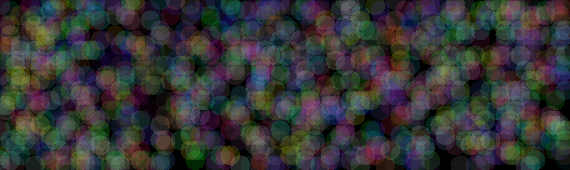
Frame 1 (no input)
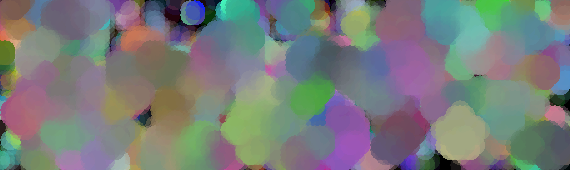
Frame 60 (the mouse pressed at the canvas centre just before this capture)
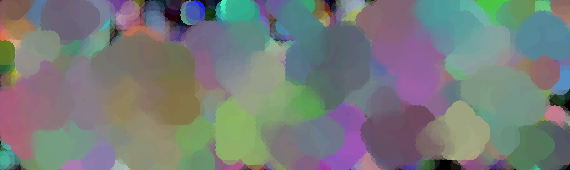
Frame 120 (the mouse held since frame 60 and released just before this capture)

The Processing sketch that drew these frames (run headless with seeded random() and noise(); from frame 60 on, the mouse is pressed at the canvas centre):

// Processing sketch: myGameOfLife_color_edges
// ── myGameOfLife_color_edges.pde
/**
 * Game of Life
 * by Joan Soler-Adillon.
 *
 * Press SPACE BAR to pause and change the cell's values 
 * with the mouse. On pause, click to activate/deactivate 
 * cells. Press 'R' to randomly reset the cells' grid. 
 * Press 'C' to clear the cells' grid. The original Game 
 * of Life was created by John Conway in 1970.
 */

// Size of cells
int cellSize = 5;
int circleSize = 20;

// How likely for a cell to be alive at start (in percentage)
float probabilityOfAliveAtStart = 30;
float probabilityOfAliveDuring = 0;

// Variables for timer
int interval = 50;
int lastRecordedTime = 0;

//variables for new cells
int newInterval = 100;
int newLastRecordedTime = 0;

// Colors for active/inactive cells
color alive = color(0, 200, 0);
color dead = color(0);
int opacity = 40;

// Array of cells
color[][] cells; 
// Buffer to record the state of the cells and use this 
// while changing the others in the interations
color[][] cellsBuffer; 

// Pause
boolean pause = false;

void setup() {
  size (570, 170);

  // Instantiate arrays 
  cells = new color[width/cellSize][height/cellSize];
  cellsBuffer = new color[width/cellSize][height/cellSize];

  // This stroke will draw the background grid
  stroke(48);

  noSmooth();

  // Initialization of cells
  for (int x=0; x<width/cellSize; x++) {
    for (int y=0; y<height/cellSize; y++) {
      float state = random (100);
      if (state > probabilityOfAliveAtStart) { 
        state = 0;
        cells[x][y] = #000000; 
      }
      else {
        state = 1;
        float r = random(256);
        float g = random(256);
        float b = random(256);
        cells[x][y] = color(r,g,b);
      }
      //cells[x][y] = int(state); // Save state of each cell
    }
  }
  // Fill in black in case cells don't cover all the windows
  background(0); 
}


void draw() {
  clear();

  //Draw grid
  for (int x=0; x<width/cellSize; x++) {
    for (int y=0; y<height/cellSize; y++) {
      if (cells[x][y]!=#000000) {
        noStroke();
        fill(cells[x][y], opacity); // If alive
        circle(x*cellSize,y*cellSize,circleSize);
      }
    }
  }
  // Iterate if timer ticks
  if (millis()-lastRecordedTime>interval) {
    if (!pause) {
      iteration();
      lastRecordedTime = millis();
    }
  }
  // Iterate if longer random timer ticks
  if (millis()-newLastRecordedTime>newInterval) {
    addRandom();
    newLastRecordedTime = millis();
  }
}


void iteration() { // When the clock ticks
  // Save cells to buffer (so we opeate with one array keeping the other intact)
  for (int x=0; x<width/cellSize; x++) {
    for (int y=0; y<height/cellSize; y++) {
      cellsBuffer[x][y] = cells[x][y];
    }
  }

  // Visit each cell:
  for (int x=0; x<width/cellSize; x++) {
    for (int y=0; y<height/cellSize; y++) {
      // And visit all the neighbours of each cell
      float rTotal = 0;
      float gTotal = 0;
      float bTotal = 0;
      int neighbours = 0; // We'll count the neighbours
      for (int xx=x-1; xx<=x+1;xx++) {
        for (int yy=y-1; yy<=y+1;yy++) {  
          if (((xx>=0)&&(xx<width/cellSize))&&((yy>=0)&&(yy<height/cellSize))) { // Make sure you are not out of bounds
            if (!((xx==x)&&(yy==y))) { // Make sure to to check against self
              if (cellsBuffer[xx][yy]!=#000000){
                neighbours ++; // Check alive neighbours and count them
                rTotal = rTotal + red(cellsBuffer[xx][yy]);
                gTotal = gTotal + green(cellsBuffer[xx][yy]);
                bTotal = bTotal + blue(cellsBuffer[xx][yy]);
                
              }
            } // End of if
          } // End of if
        } // End of yy loop
      } //End of xx loop
      // We've checked the neigbours: apply rules!
      if (cellsBuffer[x][y]!=#000000) { // The cell is alive: kill it if necessary
        if (neighbours < 2 || neighbours > 3) {
          cells[x][y] = #000000; // Die unless it has 2 or 3 neighbours
        }
      } 
      else { // The cell is dead: make it live if necessary      
//*******   MAKING ALIVE CELLS *******************************************************
        if (neighbours == 3 ) {
          cells[x][y] = color((rTotal/3), (gTotal/3), (bTotal/3)); // Only if it has 3 neighbours
        }
      } // End of if
    } // End of y loop
  } // End of x loop
} // End of function


void addRandom(){
// Restart: reinitialization of cells
  for (int x=0; x<width/cellSize; x++) {
    for (int y=0; y<height/cellSize; y++) {
      float state = random (100);
      if (state < probabilityOfAliveDuring) {
        state = 1;
        cells[x][y] = #FFFFFF; // Save state of each cell
      }
    }
  }
}
